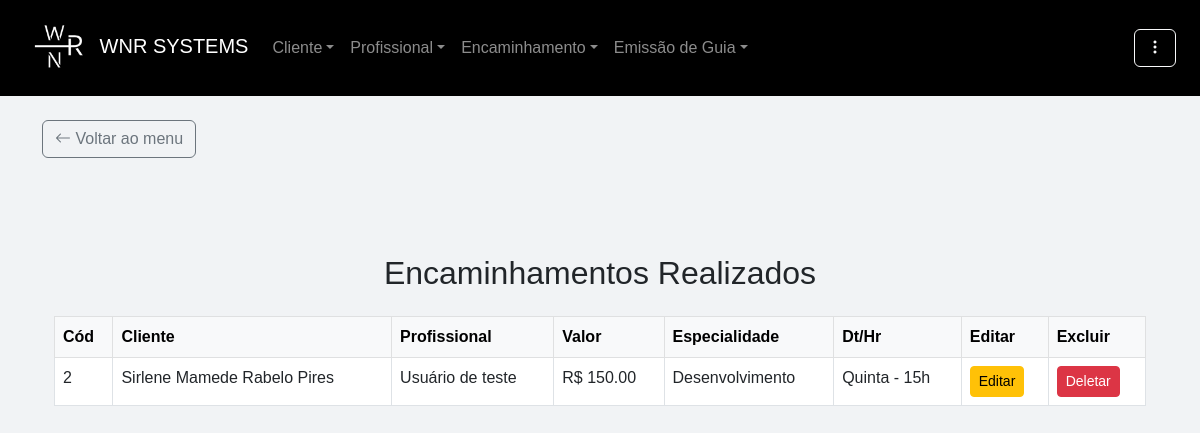
Before: /listar_encaminhamento (signed in) with the older database file.
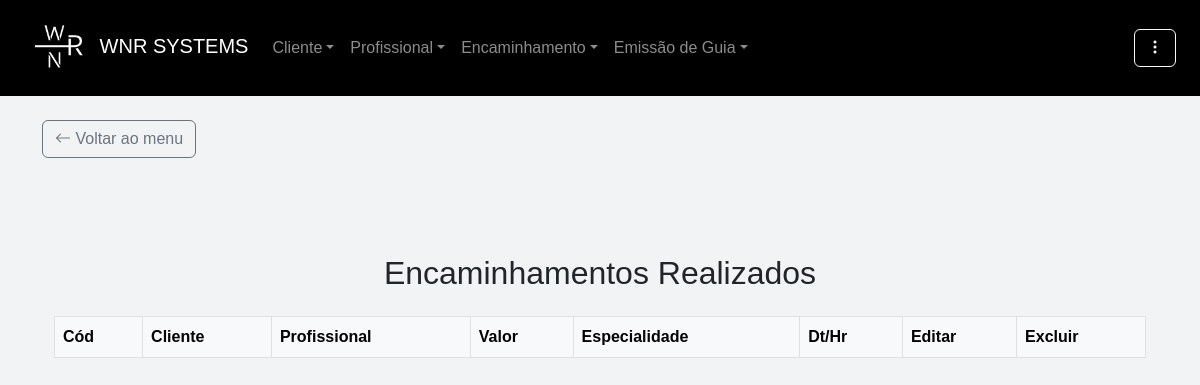
After: the same page with the newer database file.
### app/models.py (models this page shows)
class Encaminhamento(db.Model):
    __tablename__ = "encaminhamentos"
    id                              = db.Column(db.Integer, primary_key=True)
    convenio                        = db.Column(db.String)
    dias_horas_atendimento          = db.Column(db.String)
    data_encaminhamento             = db.Column(db.DateTime, default=db.func.current_timestamp())
    observacoes_gerais              = db.Column(db.String)
    queixa                          = db.Column(db.String)
    valor                           = db.Column(db.Float)
    data_cadastro                   = db.Column(db.DateTime, default=db.func.current_timestamp())
    cliente_id                      = db.Column(db.Integer, db.ForeignKey("clientes.id", ondelete="CASCADE"))
    profissional_id                 = db.Column(db.Integer, db.ForeignKey("profissionais.id", ondelete="CASCADE"))
    situacao_id                     = db.Column(db.Integer, db.ForeignKey("situacao.id"))
    tipo_encaminhamento_id          = db.Column(db.Integer, db.ForeignKey("tipo_encaminhamento.id"))
    situacao                        = db.relationship("Situacao", back_populates="encaminhamentos")
    tipo_encaminhamento             = db.relationship("TipoEncaminhamento", back_populates="encaminhamento")
    cliente                         = db.relationship("Cliente", back_populates="encaminhamentos", passive_deletes=True)
    profissional                    = db.relationship("Profissional", back_populates="encaminhamentos", passive_deletes=True)

class Cliente(db.Model):
    __tablename__ = "clientes"
    id                              = db.Column(db.Integer, primary_key=True)
    nome                            = db.Column(db.String(255), nullable=False)
    cpf                             = db.Column(db.String(14), unique=True, nullable=False)
    email                           = db.Column(db.String(255))
    data_nascimento                 = db.Column(db.DateTime)
    renda_familiar                  = db.Column(db.Float, nullable=False, default=0.0)
    bairro                          = db.Column(db.String(255))
    canal_divulgacao                = db.Column(db.String(255))
    cep                             = db.Column(db.String(10))
    cidade                          = db.Column(db.String(255))
    cpf_responsavel                 = db.Column(db.String(14))
    complemento                     = db.Column(db.String(255))
    numero_cs                       = db.Column(db.String(20))
    despesa_mensal                  = db.Column(db.Float, nullable=False, default=0.0)
    estado                          = db.Column(db.String(255))
    endereco                        = db.Column(db.String(255))
    fone_contato                    = db.Column(db.String(20))
    fone_pessoal                    = db.Column(db.String(20))
    nome_plano_saude                = db.Column(db.String(255), default="")
    plano_saude                     = db.Column(db.String(255))
    nome_responsavel                = db.Column(db.String(255), default="")
    possui_filhos                   = db.Column(db.String(255))
    numero_filhos                   = db.Column(db.Integer, default=0)
    previdenciario                  = db.Column(db.String(255))
    profissao                       = db.Column(db.String(255))
    remuneracao                     = db.Column(db.Float, nullable=False, default=0.0)
    rg                              = db.Column(db.String(20))
    saldo                           = db.Column(db.Float, nullable=False, default=0.0)
    idade                           = db.Column(db.Integer, default=0)
    data_cadastro                   = db.Column(db.DateTime, default=db.func.current_timestamp())
    sexo_id                         = db.Column(db.Integer, db.ForeignKey("sexo.id"))
    condicao_habitacao_id           = db.Column(db.Integer, db.ForeignKey("condicao_habitacao.id"))
    tipo_moradia_id                 = db.Column(db.Integer, db.ForeignKey("tipo_moradia.id"))
    tipo_transporte_id              = db.Column(db.Integer, db.ForeignKey("tipo_transporte.id"))
    escolaridade_id                 = db.Column(db.Integer, db.ForeignKey("escolaridade.id"))
    grau_parentesco_id              = db.Column(db.Integer, db.ForeignKey("grau_parentesco.id"))
    estado_civil_id                 = db.Column(db.Integer, db.ForeignKey("estados_civis.id"))
    estado_civil                    = db.relationship("EstadosCivis", back_populates="clientes")
    sexo                            = db.relationship("Sexo", back_populates="clientes")
    condicao_habitacao              = db.relationship("CondicaoHabitacao", back_populates="clientes")
    tipo_moradia                    = db.relationship("TipoMoradia", back_populates="clientes")
    tipo_transporte                 = db.relationship("TipoTransporte", back_populates="clientes")
    escolaridade                    = db.relationship("Escolaridade", back_populates="clientes")
    grau_parentesco                 = db.relationship("GrauParentesco", back_populates="clientes")
    encaminhamentos                 = db.relationship("Encaminhamento", back_populates="cliente", cascade="all, delete-orphan")
    guias                           = db.relationship("Guia", back_populates="cliente", cascade="all, delete-orphan")

class Profissional(db.Model):
    __tablename__ = "profissionais"
    id = db.Column(db.Integer, primary_key=True)
    nome                            = db.Column(db.String(255), nullable=False)
    cpf                             = db.Column(db.String(14), unique=True, nullable=False)
    email                           = db.Column(db.String(255))
    data_nascimento                 = db.Column(db.DateTime)
    bairro                          = db.Column(db.String)
    banco                           = db.Column(db.String)
    cep                             = db.Column(db.String)
    cidade                          = db.Column(db.String)
    complemento                     = db.Column(db.String)
    graduacao                       = db.Column(db.String)
    issqn                           = db.Column(db.String)
    fone_pessoal                    = db.Column(db.String)
    fone_profissional               = db.Column(db.String)
    curriculum_lattes               = db.Column(db.String)
    dias_horas_disponiveis          = db.Column(db.String)
    endereco_profissional           = db.Column(db.String)
    estado                          = db.Column(db.String)
    observacoes                     = db.Column(db.String)
    pix                             = db.Column(db.String)
    registro_profissional           = db.Column(db.String)
    rg                              = db.Column(db.String(11), unique=True, nullable=False)
    valor_minimo                    = db.Column(db.Float)
    data_cadastro                   = db.Column(db.DateTime, default=db.func.current_timestamp())
    encaminhamentos = db.relationship("Encaminhamento", back_populates="profissional", cascade="all, delete-orphan")
    guias = db.relationship("Guia", back_populates="profissional", cascade="all, delete-orphan")

### app/routes/encaminhamento/encaminhamento.py (the view)
@encaminhamento_bp.route('/listar_encaminhamento', methods=['GET', 'POST'])
@required_login
@role_required('atendimento', 'financeiro', 'admin')
def listar_encaminhamento():
    encaminhamentos = Encaminhamento.query.all()
    usuario = current_user
    return render_template('encaminhamento/list.html', encaminhamentos=encaminhamentos, usuario=usuario)

### app/__init__.py (called while the page is built)
@login_manager.user_loader
def load_user(id):
    return Usuario.query.get(int(id))

### app/utils/login_required.py (called while the page is built)
def required_login(f):
    @wraps(f)
    def decorated_function(*args, **kwargs):
        if 'user_id' not in session:
            return redirect(url_for('auth_bp.login'))
        return f(*args, **kwargs)
    return decorated_function

### app/templates/encaminhamento/list.html (shortened to what this page needs)
{% extends 'base.html' %}
{% block content %}
<div class="container mt-5">
    <h2 class="text-center mb-4 mt-5">Encaminhamentos Realizados</h2>
    <div class="card-body">
        <table id="table" class="table table-bordered table-hover">
            <thead class="table-light">
                <tr>
                    <th>Cód</th>
                    <th>Cliente</th>
                    <th>Profissional</th>
                    <th>Valor</th>
                    <th>Especialidade</th>
                    <th>Dt/Hr</th>
                    <th>Editar</th>
                    {% if usuario.role == "admin" %}
                    <th>Excluir</th>
                    {% endif %}
                </tr>
            </thead>
            <tbody>
                {% for encaminhamento in encaminhamentos %}
                    <tr>
                        <td>{{ encaminhamento.id }}</td>
                        <td>{{ encaminhamento.cliente.nome }}</td>
                        <td>{{ encaminhamento.profissional.nome }}</td>
                        <td>R$ {{ "%0.2f"|format(encaminhamento.valor) }}</td>
                        <td>{{ encaminhamento.profissional.graduacao }}</td>
                        <td>{{ encaminhamento.dias_horas_atendimento }}</td>
                        <td><a href="{{ url_for('encaminhamento_bp.editar_encaminhamento', id=encaminhamento.id) }}" class="btn btn-sm btn-warning">Editar</a></td>
                        {% if usuario.role == "admin" %}
                        <td><a href="{{ url_for('encaminhamento_bp.deletar_encaminhamento', id=encaminhamento.id) }}" class="btn btn-sm btn-danger" data-bs-toggle="modal" data-bs-target="#confirmarExclusao" data-id="{{ encaminhamento.id }}">Deletar</a></td>
                        {% endif %}
                    </tr>
                  {% endfor %}
            </tbody>
        </table>
    </div>
</div>
{% endblock %}

Changed rows visible on the page:
removed Encaminhamento: id "2", cliente.nome "Sirlene Mamede Rabelo Pires", profissional.nome "Usuário de teste", valor "150.00", profissional.graduacao "Desenvolvimento", dias_horas_atendimento "Quinta - 15h"
